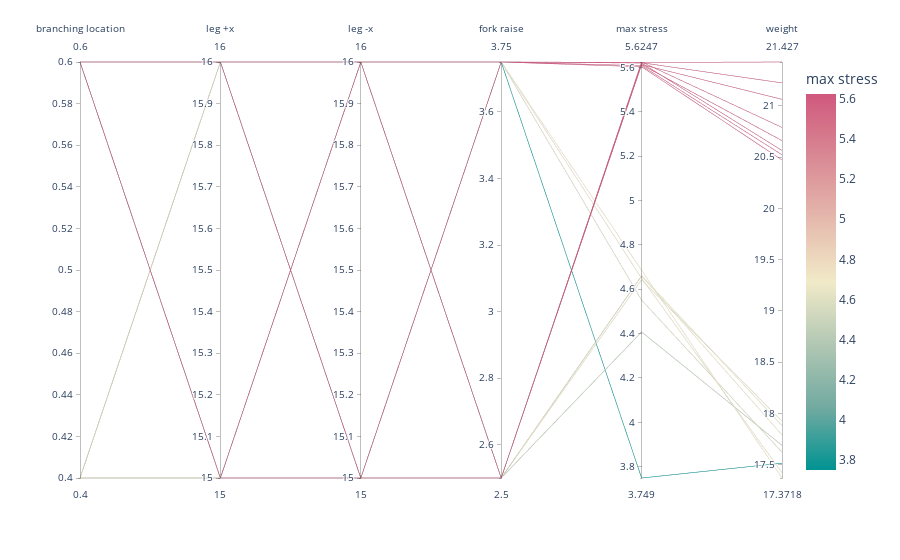

Notebook cell for this chart:
### Code cell
import plotly.express as px

fig = px.parallel_coordinates(pd_data, color="obj", labels={"obj": "max stress",
                "var1": "branching location", "var2": "leg +x",
                "var3": "leg -x", "var4": "fork raise",},
                             color_continuous_scale=px.colors.diverging.Tealrose,)
                             # color_continuous_midpoint=2)
fig.show()

### Figure 1 — Plotly figure (JSON) as saved in the notebook; plotly's stock layout.template omitted (floating-point values rounded to 4 significant figures)
{"data": [{"dimensions": [{"label": "branching location", "values": [0.4, 0.4, 0.4, 0.4, 0.4, 0.4, 0.4, 0.4, 0.6, 0.6, 0.6, 0.6, 0.6, 0.6, 0.6, 0.6]}, {"label": "leg +x", "values": [15, 15, 15, 15, 16, 16, 16, 16, 15, 15, 15, 15, 16, 16, 16, 16]}, {"label": "leg -x", "values": [15, 15, 16, 16, 15, 15, 16, 16, 15, 15, 16, 16, 15, 15, 16, 16]}, {"label": "fork raise", "values": [2.5, 3.75, 2.5, 3.75, 2.5, 3.75, 2.5, 3.75, 2.5, 3.75, 2.5, 3.75, 2.5, 3.75, 2.5, 3.75]}, {"label": "max stress", "values": [4.408, 4.65, 4.661, 4.551, 4.643, 3.749, 4.661, 4.686, 5.613, 5.603, 5.613, 5.608, 5.625, 5.62, 5.621, 5.623]}, {"label": "weight", "values": [17.69, 17.42, 17.79, 17.62, 17.93, 17.52, 17.88, 17.37, 20.66, 20.47, 21.06, 20.52, 20.79, 20.56, 21.22, 21.43]}], "domain": {"x": [0, 1], "y": [0, 1]}, "line": {"color": [4.408, 4.65, 4.661, 4.551, 4.643, 3.749, 4.661, 4.686, 5.613, 5.603, 5.613, 5.608, 5.625, 5.62, 5.621, 5.623], "coloraxis": "coloraxis"}, "name": "", "type": "parcoords"}], "layout": {"coloraxis": {"colorbar": {"title": {"text": "max stress"}}, "colorscale": [[0, "rgb(0, 147, 146)"], [0.1667, "rgb(114, 170, 161)"], [0.3333, "rgb(177, 199, 179)"], [0.5, "rgb(241, 234, 200)"], [0.6667, "rgb(229, 185, 173)"], [0.8333, "rgb(217, 137, 148)"], [1, "rgb(208, 88, 126)"]]}, "legend": {"tracegroupgap": 0}, "margin": {"t": 60}}}
